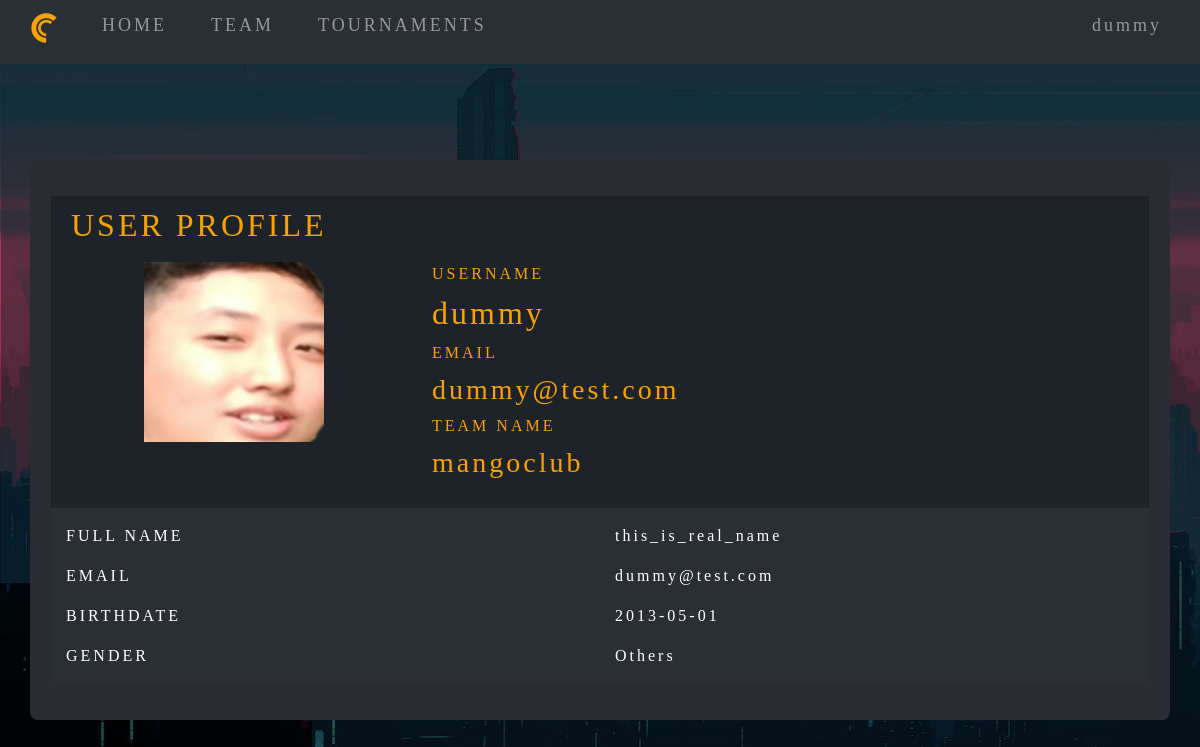
The app's page /profile.php (signed in) with its own data.
### tables this page shows
CREATE TABLE `team` (
  `id_team` varchar(255) NOT NULL,
  `id_owner` int(11) DEFAULT NULL,
  `status_team` tinyint(1) NOT NULL,
  `nama_team` varchar(255) DEFAULT NULL,
  `jumlah_anggota` int(11) NOT NULL DEFAULT 1,
  `logo` varchar(255) DEFAULT NULL
);

CREATE TABLE `user` (
  `id_user` int(11) NOT NULL,
  `id_team` varchar(255) DEFAULT '0',
  `username` varchar(255) DEFAULT NULL,
  `real_name` varchar(255) NOT NULL,
  `tanggal_lahir` varchar(255) NOT NULL,
  `gender` varchar(255) NOT NULL,
  `email` varchar(255) DEFAULT NULL,
  `password` varchar(255) DEFAULT NULL,
  `id_discord` varchar(255) DEFAULT NULL,
  `status` int(11) DEFAULT 1
);

### profile.php (the view, shortened to what this page needs)
<?php
require_once './phps/connect.php';
if (!isset($_SESSION['username'])) {
    header("Location: ../CC/index.php");
}else {
    include 'header.php';
}
?>
<body>
    <div class="container emp-profile" style="margin-top:10rem;">
                        <?php
                        if ($_SERVER['REQUEST_METHOD'] == 'GET') {
                            $username = $_SESSION['username'];
                            $sql = "SELECT * FROM user WHERE username = ?";
                            $stmt = $pdo->prepare($sql);
                            $stmt->execute([$username]);
                            $row = $stmt->fetch();
                            $getTeam = "SELECT * FROM team WHERE id_team=?";
                            $teamData = $pdo->prepare($getTeam);
                            $teamData->execute([$row["id_team"]]);
                            $teams = $teamData->fetch();
                            if($teams['id_team']==$row['id_team']) {
                                $namateam= $teams['nama_team'];
                            }
                            ?>
            <div class="row" style="font-family:'Marske';color:#f5a302;padding:10px 20px 10px 20px; background-color:#1e2329;">
                <h2>USER PROFILE</h2>
            </div>
                <div class="row" style="background-color:#1e2329;">
                    <div class="col-md-4" style="padding-bottom:2rem;">
                        <div class="profile-img">
                            <img src="
                            <?php if(isset($teams['logo'])) {
                                echo $teams['logo'];
                            } else {
                                echo "./assets/img/pp-stock.jpg";
                            }?>" alt="PROFILE PICTURE" style="width:180px;height:180px;">
                        </div>
                    </div>
                    <div class="col-md-6" style="padding-bottom:20px;">
                        <div class="profile-head">
                            <label>USERNAME</label>
                                    <h2><?= $row["username"]?></h2>
                            <label>EMAIL</label>
                                    <h3><?= $row["email"]?></h3>
                            <label>TEAM NAME</label>
                                    <?php if(!empty($namateam)) {?>
                                    <h3><?= $namateam?> </h3>
                                    <?php } else {?>
                                        <h3 style="color:red;">NO TEAM</h3>
                                    <?php }?>
                    </div>
                </div>
                    <div class="container" style="background-color:#2a2f35;padding-top:1rem;">
                        <div class="row">
                                                <div class="col-md-6">
                                                    <label>FULL NAME</label>
                                                </div>
                                                <div class="col-md-6">
                                                    <p><?= $row["real_name"]?></p>
                                                </div>
                        </div>
                        <div class="row">
                                                <div class="col-md-6">
                                                    <label>EMAIL</label>
                                                </div>
                                                <div class="col-md-6">
                                                    <p><?= $row["email"]?></p>
                                                </div>
                        </div>
                        <div class="row">
                                                <div class="col-md-6">
                                                    <label>BIRTHDATE</label>
                                                </div>
                                                <div class="col-md-6">
                                                    <p><?= $row["tanggal_lahir"]?></p>
                                                </div>
                        </div>
                        <div class="row">
                                                <div class="col-md-6">
                                                    <label>GENDER</label>
                                                </div>
                                                <div class="col-md-6">
                                                    <p><?= $row["gender"]?></p>
                                                </div>
                        </div>
                    </div>
                    <?php }
                    else {
                        header("HTTP/1.1 400 Bad Request");
                        $error = array(
                            'error' => 'Method not Allowed'
                        );
                        echo json_encode($error);
                    }?>
    </div>
</body>

### header.php (style rules this page uses)
body { font-family:'Stellar'; letter-spacing:10px; color:white; background-image: url("assets/img/background.jpg"); background-repeat: no-repeat; background-attachment: fixed; background-size: cover; }

### profile.php (style rules this page uses)
body { letter-spacing:3px; font-family:'Stellar'; }
.emp-profile { padding: 3%; margin-top: 3%; margin-bottom: 3%; border-radius: 0.5rem; background-color:#292d33; }
.profile-img { text-align: center; }
.profile-head { font-family:'Marske'; color:#f9a102; }
.profile-img img { width: 70%; height: 100%; }

### records on screen
team: logo (picture), nama_team "mangoclub"
user: username "dummy", email "dummy@test.com", real_name "this_is_real_name", tanggal_lahir "2013-05-01", gender "Others"

### other values on screen
$_SESSION['username'] "dummy"
